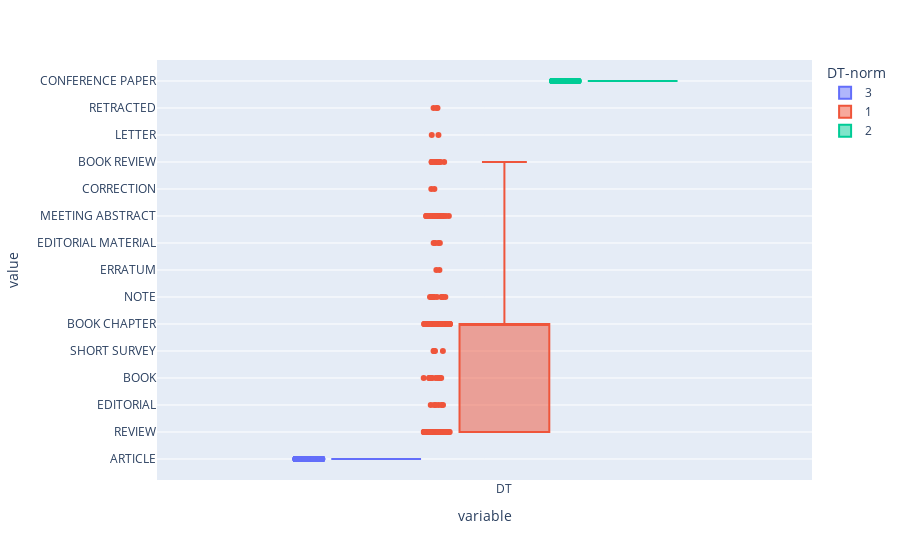

Here is the notebook cell this chart was saved with:
### Code cell
fig = px.box(df,y=['DT'], points="all", color='DT-norm')
fig.show()

### Figure 1 — Plotly figure (JSON) as saved in the notebook; plotly's stock layout.template omitted (floating-point values rounded to 4 significant figures; data arrays with more than 128 entries replaced by an {"elided": "..."} marker saying what was removed)
{"data": [{"alignmentgroup": "True", "boxpoints": "all", "hovertemplate": "DT-norm=3<br>variable=%{x}<br>value=%{y}<extra></extra>", "legendgroup": "3", "marker": {"color": "#636efa"}, "name": "3", "notched": false, "offsetgroup": "3", "orientation": "v", "showlegend": true, "type": "box", "x": {"elided": "717 str values"}, "x0": " ", "xaxis": "x", "y": {"elided": "717 str values"}, "y0": " ", "yaxis": "y"}, {"alignmentgroup": "True", "boxpoints": "all", "hovertemplate": "DT-norm=1<br>variable=%{x}<br>value=%{y}<extra></extra>", "legendgroup": "1", "marker": {"color": "#EF553B"}, "name": "1", "notched": false, "offsetgroup": "1", "orientation": "v", "showlegend": true, "type": "box", "x": {"elided": "230 str values"}, "x0": " ", "xaxis": "x", "y": {"elided": "230 str values"}, "y0": " ", "yaxis": "y"}, {"alignmentgroup": "True", "boxpoints": "all", "hovertemplate": "DT-norm=2<br>variable=%{x}<br>value=%{y}<extra></extra>", "legendgroup": "2", "marker": {"color": "#00cc96"}, "name": "2", "notched": false, "offsetgroup": "2", "orientation": "v", "showlegend": true, "type": "box", "x": ["DT", "DT", "DT", "DT", "DT", "DT", "DT", "DT", "DT", "DT", "DT", "DT", "DT", "DT", "DT", "DT", "DT", "DT", "DT", "DT", "DT", "DT", "DT", "DT", "DT", "DT", "DT", "DT", "DT", "DT", "DT", "DT", "DT", "DT", "DT", "DT", "DT", "DT", "DT", "DT", "DT", "DT", "DT", "DT", "DT", "DT", "DT", "DT", "DT", "DT", "DT", "DT", "DT", "DT", "DT", "DT", "DT", "DT", "DT", "DT", "DT", "DT", "DT", "DT", "DT", "DT", "DT", "DT", "DT", "DT", "DT", "DT", "DT", "DT", "DT", "DT", "DT", "DT", "DT", "DT", "DT", "DT", "DT", "DT", "DT", "DT", "DT", "DT", "DT", "DT", "DT", "DT", "DT", "DT", "DT", "DT", "DT", "DT", "DT", "DT", "DT", "DT", "DT", "DT", "DT", "DT", "DT", "DT", "DT", "DT", "DT", "DT", "DT", "DT", "DT", "DT", "DT", "DT", "DT", "DT", "DT"], "x0": " ", "xaxis": "x", "y": ["CONFERENCE PAPER", "CONFERENCE PAPER", "CONFERENCE PAPER", "CONFERENCE PAPER", "CONFERENCE PAPER", "CONFERENCE PAPER", "CONFERENCE PAPER", "CONFERENCE PAPER", "CONFERENCE PAPER", "CONFERENCE PAPER", "CONFERENCE PAPER", "CONFERENCE PAPER", "CONFERENCE PAPER", "CONFERENCE PAPER", "CONFERENCE PAPER", "CONFERENCE PAPER", "CONFERENCE PAPER", "CONFERENCE PAPER", "CONFERENCE PAPER", "CONFERENCE PAPER", "CONFERENCE PAPER", "CONFERENCE PAPER", "CONFERENCE PAPER", "CONFERENCE PAPER", "CONFERENCE PAPER", "CONFERENCE PAPER", "CONFERENCE PAPER", "CONFERENCE PAPER", "CONFERENCE PAPER", "CONFERENCE PAPER", "CONFERENCE PAPER", "CONFERENCE PAPER", "CONFERENCE PAPER", "CONFERENCE PAPER", "CONFERENCE PAPER", "CONFERENCE PAPER", "CONFERENCE PAPER", "CONFERENCE PAPER", "CONFERENCE PAPER", "CONFERENCE PAPER", "CONFERENCE PAPER", "CONFERENCE PAPER", "CONFERENCE PAPER", "CONFERENCE PAPER", "CONFERENCE PAPER", "CONFERENCE PAPER", "CONFERENCE PAPER", "CONFERENCE PAPER", "CONFERENCE PAPER", "CONFERENCE PAPER", "CONFERENCE PAPER", "CONFERENCE PAPER", "CONFERENCE PAPER", "CONFERENCE PAPER", "CONFERENCE PAPER", "CONFERENCE PAPER", "CONFERENCE PAPER", "CONFERENCE PAPER", "CONFERENCE PAPER", "CONFERENCE PAPER", "CONFERENCE PAPER", "CONFERENCE PAPER", "CONFERENCE PAPER", "CONFERENCE PAPER", "CONFERENCE PAPER", "CONFERENCE PAPER", "CONFERENCE PAPER", "CONFERENCE PAPER", "CONFERENCE PAPER", "CONFERENCE PAPER", "CONFERENCE PAPER", "CONFERENCE PAPER", "CONFERENCE PAPER", "CONFERENCE PAPER", "CONFERENCE PAPER", "CONFERENCE PAPER", "CONFERENCE PAPER", "CONFERENCE PAPER", "CONFERENCE PAPER", "CONFERENCE PAPER", "CONFERENCE PAPER", "CONFERENCE PAPER", "CONFERENCE PAPER", "CONFERENCE PAPER", "CONFERENCE PAPER", "CONFERENCE PAPER", "CONFERENCE PAPER", "CONFERENCE PAPER", "CONFERENCE PAPER", "CONFERENCE PAPER", "CONFERENCE PAPER", "CONFERENCE PAPER", "CONFERENCE PAPER", "CONFERENCE PAPER", "CONFERENCE PAPER", "CONFERENCE PAPER", "CONFERENCE PAPER", "CONFERENCE PAPER", "CONFERENCE PAPER", "CONFERENCE PAPER", "CONFERENCE PAPER", "CONFERENCE PAPER", "CONFERENCE PAPER", "CONFERENCE PAPER", "CONFERENCE PAPER", "CONFERENCE PAPER", "CONFERENCE PAPER", "CONFERENCE PAPER", "CONFERENCE PAPER", "CONFERENCE PAPER", "CONFERENCE PAPER", "CONFERENCE PAPER", "CONFERENCE PAPER", "CONFERENCE PAPER", "CONFERENCE PAPER", "CONFERENCE PAPER", "CONFERENCE PAPER", "CONFERENCE PAPER", "CONFERENCE PAPER", "CONFERENCE PAPER", "CONFERENCE PAPER"], "y0": " ", "yaxis": "y"}], "layout": {"boxmode": "group", "legend": {"title": {"text": "DT-norm"}, "tracegroupgap": 0}, "margin": {"t": 60}, "xaxis": {"anchor": "y", "domain": [0, 1], "title": {"text": "variable"}}, "yaxis": {"anchor": "x", "domain": [0, 1], "title": {"text": "value"}}}}
